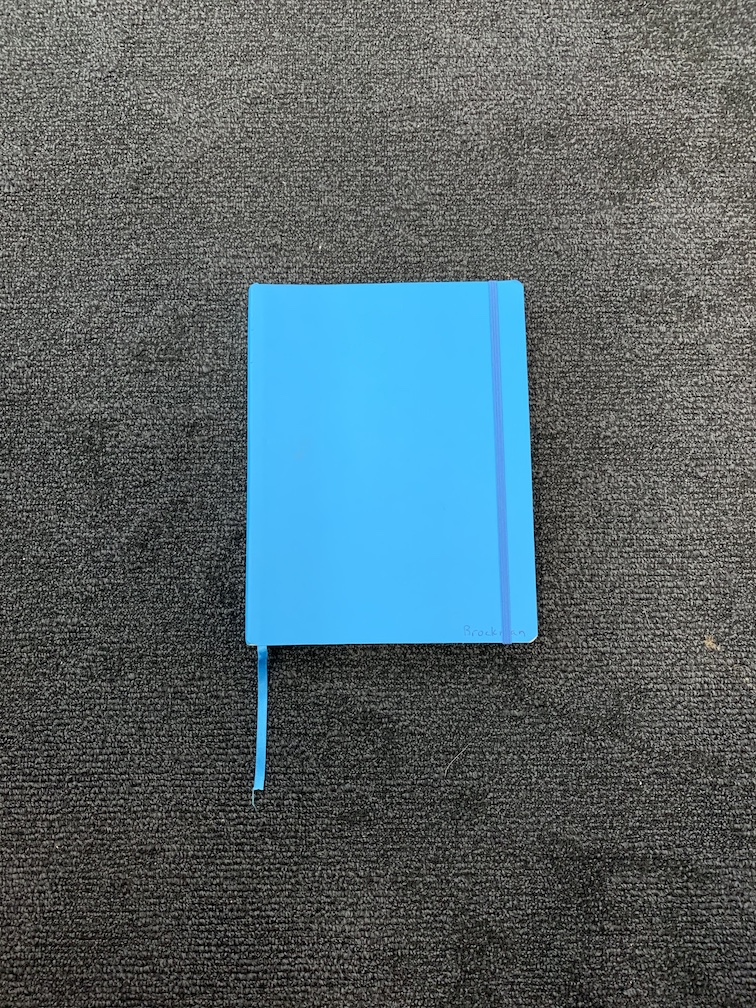
#> input picture Part3/book_front.jpg, 756 x 1008 px
$ python keypoints_matching.py
#> lines starting #> are read from the running program, lines starting #| are printed output that depends on the picture
'''
Alex Brockman
Part 3 Implementation
Make sure to compare the use of Harris corners to SIFT Keypoints on several examples
'''

import numpy as np
import cv2

#read images and resize them
img1 = cv2.imread('book_front.jpg', 0)
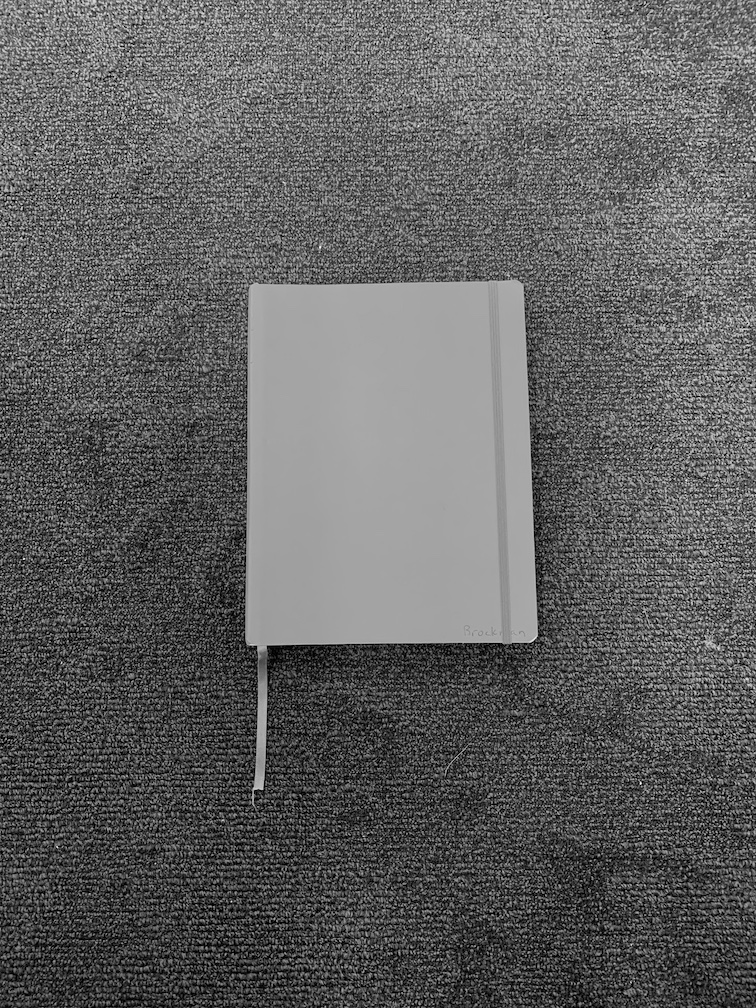
#> img1: shape (1008, 756); min 0, max 255, mean 96.5
img2 = cv2.imread('book_side.jpg', 0)
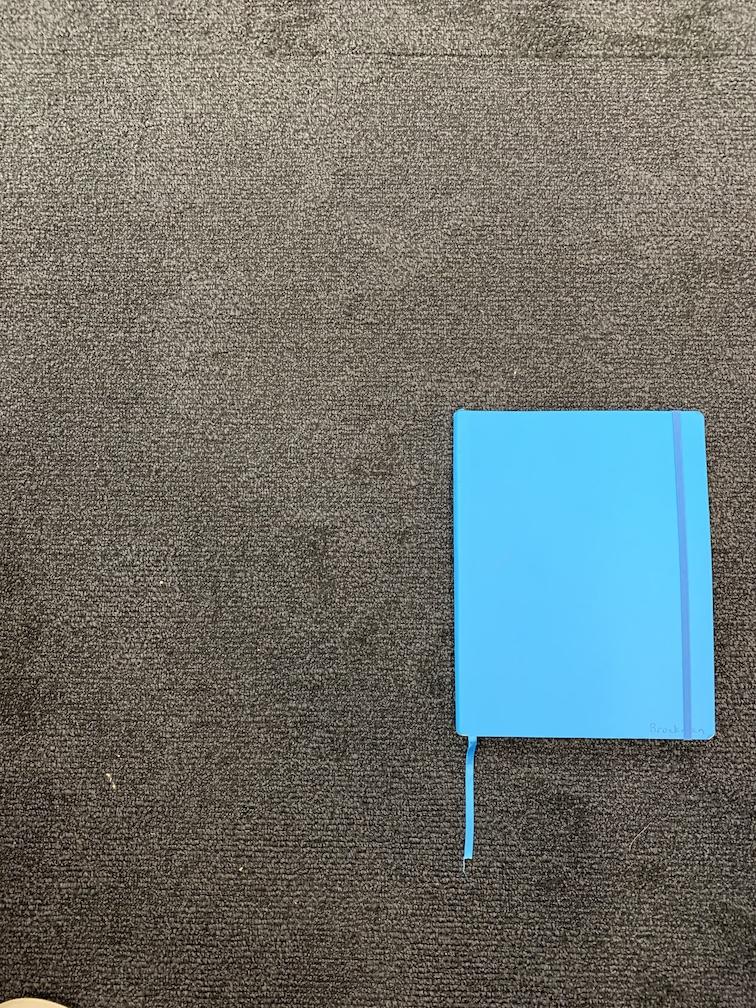
#> input picture Part3/book_side.jpg, 756 x 1008 px
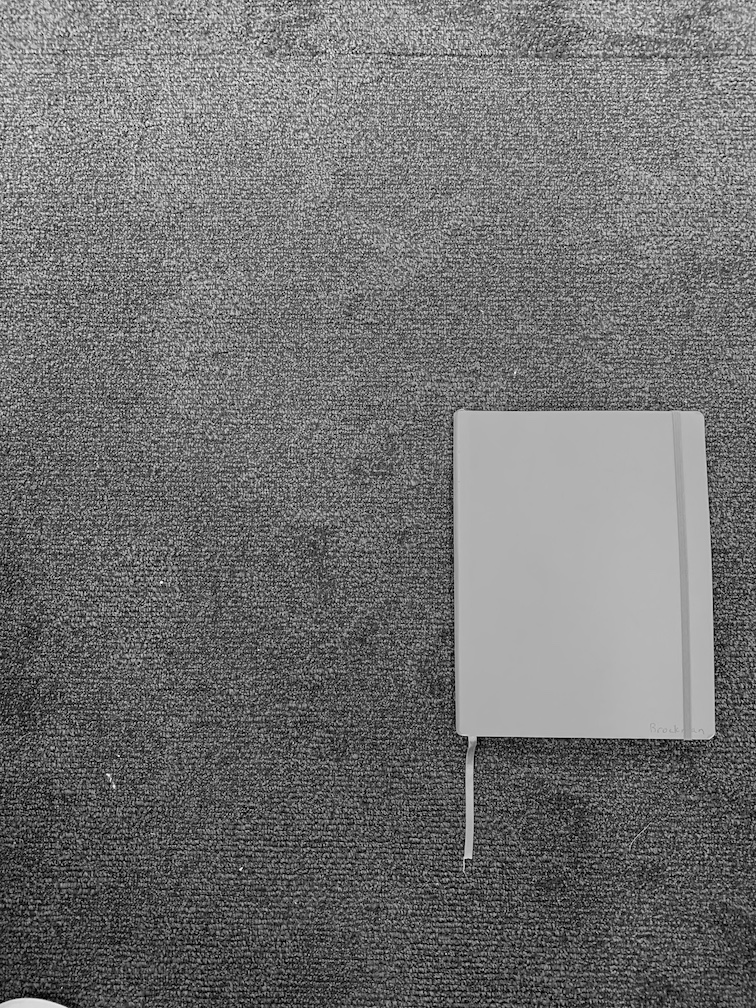
#> img2: shape (1008, 756); min 0, max 254, mean 113
#img1 = cv2.resize(img1, (0, 0), fx=0.25, fy=0.25)
#img2 = cv2.resize(img2, (0, 0), fx=0.25, fy=0.25)

#Use orb detector to grab keypoints and descriptors
#Use BFMatcher to match the two points
orb = cv2.ORB_create()
kp1, des1 = orb.detectAndCompute(img1, None)
#> kp1 = 500 keypoints; strongest (x, y, size): (255, 790, 31), (640, 782, 31), (261, 788, 31), (256, 791, 37.2)
kp2, des2 = orb.detectAndCompute(img2, None)
#> kp2 = 500 keypoints; strongest (x, y, size): (466, 859, 31), (240, 869, 31), (352, 52, 31), (356, 51, 31)
bf = cv2.BFMatcher(cv2.NORM_HAMMING, crossCheck=True)
matches = bf.match(des1, des2)
#> matches = 191 matches

#Create and compare 10 matches
matches = sorted(matches, key=lambda x: x.distance)
comparing = cv2.drawMatches(img1, kp1, img2, kp2, matches[:20], outImg=None, flags=2)
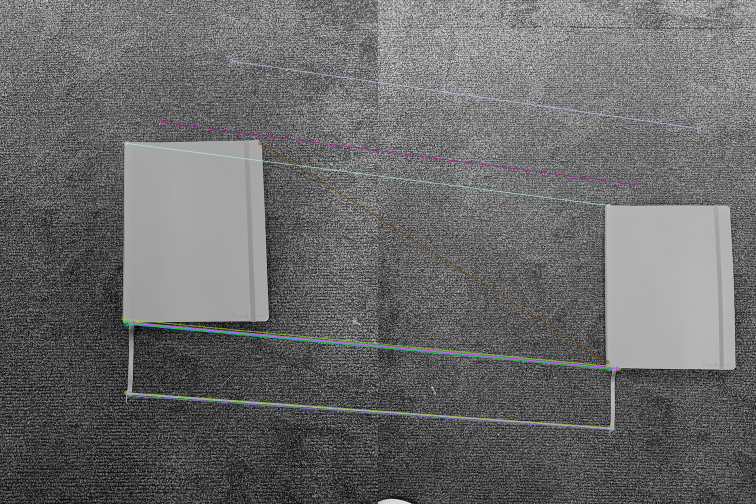
#> comparing: shape (1008, 1512, 3) (shown at 1/2 size); mean of channels 0, 1, 2 105.5, 105.5, 105.4; drawn as B, G, R

#show final image
cv2.imshow('Comparison Image', comparing)
cv2.imwrite('book_matching.jpg', comparing)
key = cv2.waitKey(0)
#> (key Esc is pressed here)
